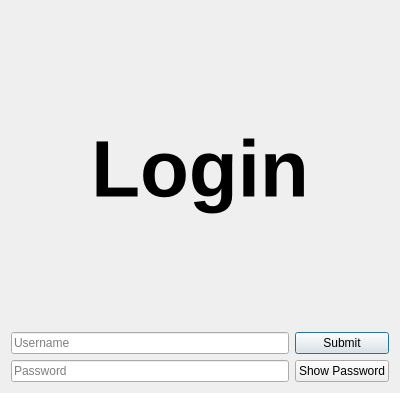
<?xml version="1.0" encoding="UTF-8"?>
<ui version="4.0">
 <class>Dialog</class>
 <widget class="QDialog" name="Dialog">
  <property name="geometry">
   <rect>
    <x>0</x>
    <y>0</y>
    <width>400</width>
    <height>393</height>
   </rect>
  </property>
  <property name="sizePolicy">
   <sizepolicy hsizetype="Fixed" vsizetype="Fixed">
    <horstretch>0</horstretch>
    <verstretch>0</verstretch>
   </sizepolicy>
  </property>
  <property name="windowTitle">
   <string>Password Manager - Login</string>
  </property>
  <layout class="QGridLayout" name="gridLayout">
   <item row="1" column="0">
    <widget class="QLineEdit" name="usernameEdit">
     <property name="placeholderText">
      <string>Username</string>
     </property>
    </widget>
   </item>
   <item row="2" column="0">
    <widget class="QLineEdit" name="passwordEdit">
     <property name="echoMode">
      <enum>QLineEdit::Password</enum>
     </property>
     <property name="placeholderText">
      <string>Password</string>
     </property>
    </widget>
   </item>
   <item row="1" column="1">
    <widget class="QPushButton" name="submitButton">
     <property name="text">
      <string>Submit</string>
     </property>
    </widget>
   </item>
   <item row="2" column="1">
    <widget class="QPushButton" name="showPassButton">
     <property name="text">
      <string>Show Password</string>
     </property>
    </widget>
   </item>
   <item row="0" column="0" colspan="2">
    <widget class="QLabel" name="homeLabel">
     <property name="font">
      <font>
       <pointsize>60</pointsize>
       <weight>75</weight>
       <bold>true</bold>
      </font>
     </property>
     <property name="text">
      <string>Login</string>
     </property>
     <property name="alignment">
      <set>Qt::AlignCenter</set>
     </property>
    </widget>
   </item>
  </layout>
 </widget>
 <resources/>
 <connections/>
</ui>
